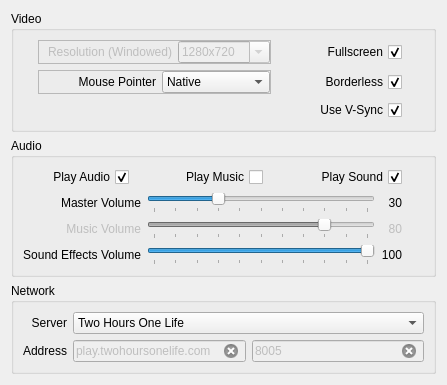
      <widget class="QWidget" name="tab_BasicSettings">
       <attribute name="title">
        <string>Basic Settings</string>
       </attribute>
       <layout class="QGridLayout" name="gridLayout_3">
        <item row="1" column="0" alignment="Qt::AlignTop">
         <widget class="QGroupBox" name="gBx_Audio">
          <property name="title">
           <string>Audio</string>
          </property>
          <layout class="QGridLayout" name="gridLayout_5">
           <item row="1" column="1">
            <widget class="QSlider" name="hSl_MasterVolume">
             <property name="enabled">
              <bool>true</bool>
             </property>
             <property name="acceptDrops">
              <bool>false</bool>
             </property>
             <property name="maximum">
              <number>100</number>
             </property>
             <property name="singleStep">
              <number>5</number>
             </property>
             <property name="value">
              <number>30</number>
             </property>
             <property name="sliderPosition">
              <number>30</number>
             </property>
             <property name="tracking">
              <bool>true</bool>
             </property>
             <property name="orientation">
              <enum>Qt::Horizontal</enum>
             </property>
             <property name="tickPosition">
              <enum>QSlider::TicksBelow</enum>
             </property>
             <property name="tickInterval">
              <number>10</number>
             </property>
            </widget>
           </item>
           <item row="2" column="2">
            <widget class="QLabel" name="lbl_MusicVolume_value">
             <property name="enabled">
              <bool>false</bool>
             </property>
             <property name="text">
              <string>80</string>
             </property>
             <property name="alignment">
              <set>Qt::AlignRight|Qt::AlignTrailing|Qt::AlignVCenter</set>
             </property>
            </widget>
           </item>
           <item row="1" column="0">
            <widget class="QLabel" name="lbl_MasterVolume">
             <property name="text">
              <string>Master Volume</string>
             </property>
             <property name="alignment">
              <set>Qt::AlignRight|Qt::AlignTrailing|Qt::AlignVCenter</set>
             </property>
            </widget>
           </item>
           <item row="3" column="1">
            <widget class="QSlider" name="hSl_SoundVolume">
             <property name="maximum">
              <number>100</number>
             </property>
             <property name="singleStep">
              <number>5</number>
             </property>
             <property name="value">
              <number>100</number>
             </property>
             <property name="sliderPosition">
              <number>100</number>
             </property>
             <property name="orientation">
              <enum>Qt::Horizontal</enum>
             </property>
             <property name="invertedAppearance">
              <bool>false</bool>
             </property>
             <property name="tickPosition">
              <enum>QSlider::TicksBelow</enum>
             </property>
             <property name="tickInterval">
              <number>10</number>
             </property>
            </widget>
           </item>
           <item row="1" column="2">
            <widget class="QLabel" name="lbl_MasterVolume_value">
             <property name="text">
              <string>30</string>
             </property>
             <property name="alignment">
              <set>Qt::AlignRight|Qt::AlignTrailing|Qt::AlignVCenter</set>
             </property>
            </widget>
           </item>
           <item row="2" column="1">
            <widget class="QSlider" name="hSl_MusicVolume">
             <property name="enabled">
              <bool>false</bool>
             </property>
             <property name="maximum">
              <number>100</number>
             </property>
             <property name="singleStep">
              <number>5</number>
             </property>
             <property name="value">
              <number>80</number>
             </property>
             <property name="sliderPosition">
              <number>80</number>
             </property>
             <property name="orientation">
              <enum>Qt::Horizontal</enum>
             </property>
             <property name="tickPosition">
              <enum>QSlider::TicksBelow</enum>
             </property>
             <property name="tickInterval">
              <number>10</number>
             </property>
            </widget>
           </item>
           <item row="3" column="0">
            <widget class="QLabel" name="lbl_SoundVolume">
             <property name="text">
              <string>Sound Effects Volume</string>
             </property>
             <property name="alignment">
              <set>Qt::AlignRight|Qt::AlignTrailing|Qt::AlignVCenter</set>
             </property>
            </widget>
           </item>
           <item row="3" column="2">
            <widget class="QLabel" name="lbl_SoundVolume_value">
             <property name="text">
              <string>100</string>
             </property>
             <property name="alignment">
              <set>Qt::AlignRight|Qt::AlignTrailing|Qt::AlignVCenter</set>
             </property>
            </widget>
           </item>
           <item row="2" column="0">
            <widget class="QLabel" name="lbl_MusicVolume">
             <property name="enabled">
              <bool>false</bool>
             </property>
             <property name="text">
              <string>Music Volume</string>
             </property>
             <property name="alignment">
              <set>Qt::AlignRight|Qt::AlignTrailing|Qt::AlignVCenter</set>
             </property>
            </widget>
           </item>
           <item row="1" column="3">
            <widget class="QPushButton" name="Btn_MasterVolume_Reset">
             <property name="maximumSize">
              <size>
               <width>16</width>
               <height>16</height>
              </size>
             </property>
             <property name="text">
              <string/>
             </property>
             <property name="icon">
              <iconset resource="resources.qrc">
               <normaloff>:/Images/Reset_Icon_16px</normaloff>:/Images/Reset_Icon_16px</iconset>
             </property>
             <property name="flat">
              <bool>true</bool>
             </property>
            </widget>
           </item>
           <item row="2" column="3">
            <widget class="QPushButton" name="Btn_MusicVolume_Reset">
             <property name="enabled">
              <bool>false</bool>
             </property>
             <property name="maximumSize">
              <size>
               <width>16</width>
               <height>16</height>
              </size>
             </property>
             <property name="text">
              <string/>
             </property>
             <property name="icon">
              <iconset resource="resources.qrc">
               <normaloff>:/Images/Reset_Icon_16px</normaloff>:/Images/Reset_Icon_16px</iconset>
             </property>
             <property name="flat">
              <bool>true</bool>
             </property>
            </widget>
           </item>
           <item row="3" column="3">
            <widget class="QPushButton" name="Btn_SoundVolume_Reset">
             <property name="maximumSize">
              <size>
               <width>16</width>
               <height>16</height>
              </size>
             </property>
             <property name="text">
              <string/>
             </property>
             <property name="icon">
              <iconset resource="resources.qrc">
               <normaloff>:/Images/Reset_Icon_16px</normaloff>:/Images/Reset_Icon_16px</iconset>
             </property>
             <property name="flat">
              <bool>true</bool>
             </property>
            </widget>
           </item>
           <item row="0" column="0" colspan="4">
            <widget class="QFrame" name="fr_AudioCheckBoxes">
             <property name="minimumSize">
              <size>
               <width>0</width>
               <height>0</height>
              </size>
             </property>
             <property name="frameShape">
              <enum>QFrame::NoFrame</enum>
             </property>
             <property name="frameShadow">
              <enum>QFrame::Raised</enum>
             </property>
             <layout class="QGridLayout" name="gridLayout_17">
              <property name="leftMargin">
               <number>0</number>
              </property>
              <property name="topMargin">
               <number>0</number>
              </property>
              <property name="rightMargin">
               <number>0</number>
              </property>
              <property name="bottomMargin">
               <number>0</number>
              </property>
              <item row="0" column="6">
               <spacer name="hSp_PlaySound">
                <property name="orientation">
                 <enum>Qt::Horizontal</enum>
                </property>
                <property name="sizeHint" stdset="0">
                 <size>
                  <width>15</width>
                  <height>20</height>
                 </size>
                </property>
               </spacer>
              </item>
              <item row="0" column="5">
               <widget class="QPushButton" name="Btn_PlayMusic_Reset">
                <property name="maximumSize">
                 <size>
                  <width>16</width>
                  <height>16</height>
                 </size>
                </property>
                <property name="statusTip">
                 <string>Reset Play Music Setting</string>
                </property>
                <property name="text">
                 <string/>
                </property>
                <property name="icon">
                 <iconset resource="resources.qrc">
                  <normaloff>:/Images/Reset_Icon_16px</normaloff>:/Images/Reset_Icon_16px</iconset>
                </property>
                <property name="checkable">
                 <bool>false</bool>
                </property>
                <property name="flat">
                 <bool>true</bool>
                </property>
               </widget>
              </item>
              <item row="0" column="1">
               <widget class="QCheckBox" name="cBx_PlayAudio">
                <property name="statusTip">
                 <string>Enable/Disable Audio</string>
                </property>
                <property name="layoutDirection">
                 <enum>Qt::RightToLeft</enum>
                </property>
                <property name="text">
                 <string>Play Audio</string>
                </property>
                <property name="checked">
                 <bool>true</bool>
                </property>
               </widget>
              </item>
              <item row="0" column="4">
               <widget class="QCheckBox" name="cBx_PlayMusic">
                <property name="enabled">
                 <bool>true</bool>
                </property>
                <property name="sizePolicy">
                 <sizepolicy hsizetype="Minimum" vsizetype="Fixed">
                  <horstretch>0</horstretch>
                  <verstretch>0</verstretch>
                 </sizepolicy>
                </property>
                <property name="statusTip">
                 <string>Enable/Disable Music</string>
                </property>
                <property name="layoutDirection">
                 <enum>Qt::RightToLeft</enum>
                </property>
                <property name="inputMethodHints">
                 <set>Qt::ImhNone</set>
                </property>
                <property name="text">
                 <string>Play Music</string>
                </property>
                <property name="checked">
                 <bool>false</bool>
                </property>
                <property name="IsVisible" stdset="0">
                 <bool>false</bool>
                </property>
               </widget>
              </item>
              <item row="0" column="3">
               <spacer name="hSp_PlayMusic">
                <property name="orientation">
                 <enum>Qt::Horizontal</enum>
                </property>
                <property name="sizeHint" stdset="0">
                 <size>
                  <width>15</width>
                  <height>20</height>
                 </size>
                </property>
               </spacer>
              </item>
              <item row="0" column="0">
               <spacer name="hSp_PlayAudio">
                <property name="orientation">
                 <enum>Qt::Horizontal</enum>
                </property>
                <property name="sizeHint" stdset="0">
                 <size>
                  <width>15</width>
                  <height>20</height>
                 </size>
                </property>
               </spacer>
              </item>
              <item row="0" column="7">
               <widget class="QCheckBox" name="cBx_PlaySound">
                <property name="statusTip">
                 <string>Enable/Disable Sound</string>
                </property>
                <property name="layoutDirection">
                 <enum>Qt::RightToLeft</enum>
                </property>
                <property name="text">
                 <string>Play Sound</string>
                </property>
                <property name="checked">
                 <bool>true</bool>
                </property>
               </widget>
              </item>
              <item row="0" column="2">
               <widget class="QPushButton" name="Btn_PlayAudio_Reset">
                <property name="maximumSize">
                 <size>
                  <width>16</width>
                  <height>16</height>
                 </size>
                </property>
                <property name="statusTip">
                 <string>Reset Play Audio Setting</string>
                </property>
                <property name="text">
                 <string/>
                </property>
                <property name="icon">
                 <iconset resource="resources.qrc">
                  <normaloff>:/Images/Reset_Icon_16px</normaloff>:/Images/Reset_Icon_16px</iconset>
                </property>
                <property name="iconSize">
                 <size>
                  <width>16</width>
                  <height>16</height>
                 </size>
                </property>
                <property name="flat">
                 <bool>true</bool>
                </property>
               </widget>
              </item>
              <item row="0" column="8">
               <widget class="QPushButton" name="Btn_PlaySound_Reset">
                <property name="maximumSize">
                 <size>
                  <width>16</width>
                  <height>16</height>
                 </size>
                </property>
                <property name="statusTip">
                 <string>Reset Play Sound Setting</string>
                </property>
                <property name="text">
                 <string/>
                </property>
                <property name="icon">
                 <iconset resource="resources.qrc">
                  <normaloff>:/Images/Reset_Icon_16px</normaloff>:/Images/Reset_Icon_16px</iconset>
                </property>
                <property name="flat">
                 <bool>true</bool>
                </property>
               </widget>
              </item>
             </layout>
            </widget>
           </item>
          </layout>
         </widget>
        </item>
        <item row="0" column="0" alignment="Qt::AlignTop">
         <widget class="QGroupBox" name="gBx_Video">
          <property name="sizePolicy">
           <sizepolicy hsizetype="Preferred" vsizetype="Preferred">
            <horstretch>0</horstretch>
            <verstretch>0</verstretch>
           </sizepolicy>
          </property>
          <property name="title">
           <string>Video</string>
          </property>
          <property name="checkable">
           <bool>false</bool>
          </property>
          <layout class="QGridLayout" name="gridLayout_6">
           <property name="verticalSpacing">
            <number>0</number>
           </property>
           <item row="2" column="0">
            <widget class="QFrame" name="fr_Video_01">
             <property name="frameShape">
              <enum>QFrame::NoFrame</enum>
             </property>
             <property name="frameShadow">
              <enum>QFrame::Raised</enum>
             </property>
             <property name="lineWidth">
              <number>0</number>
             </property>
             <layout class="QGridLayout" name="gridLayout_26">
              <property name="leftMargin">
               <number>0</number>
              </property>
              <property name="topMargin">
               <number>0</number>
              </property>
              <property name="rightMargin">
               <number>0</number>
              </property>
              <property name="bottomMargin">
               <number>0</number>
              </property>
              <item row="0" column="2">
               <widget class="QPushButton" name="Btn_Resolution_Reset">
                <property name="enabled">
                 <bool>false</bool>
                </property>
                <property name="maximumSize">
                 <size>
                  <width>16</width>
                  <height>16</height>
                 </size>
                </property>
                <property name="text">
                 <string/>
                </property>
                <property name="icon">
                 <iconset resource="resources.qrc">
                  <normaloff>:/Images/Reset_Icon_16px</normaloff>:/Images/Reset_Icon_16px</iconset>
                </property>
                <property name="flat">
                 <bool>true</bool>
                </property>
               </widget>
              </item>
              <item row="2" column="4">
               <widget class="QCheckBox" name="cBx_VSync">
                <property name="layoutDirection">
                 <enum>Qt::RightToLeft</enum>
                </property>
                <property name="text">
                 <string>Use V-Sync</string>
                </property>
                <property name="checked">
                 <bool>true</bool>
                </property>
               </widget>
              </item>
              <item row="0" column="1">
               <widget class="QFrame" name="fr_Resolution">
                <property name="frameShape">
                 <enum>QFrame::StyledPanel</enum>
                </property>
                <property name="frameShadow">
                 <enum>QFrame::Raised</enum>
                </property>
                <layout class="QGridLayout" name="gridLayout_15">
                 <property name="topMargin">
                  <number>0</number>
                 </property>
                 <property name="rightMargin">
                  <number>0</number>
                 </property>
                 <property name="bottomMargin">
                  <number>0</number>
                 </property>
                 <item row="1" column="1">
                  <widget class="QComboBox" name="Btn_Resolution">
                   <property name="enabled">
                    <bool>false</bool>
                   </property>
                   <property name="editable">
                    <bool>true</bool>
                   </property>
                   <property name="currentIndex">
                    <number>1</number>
                   </property>
                   <item>
                    <property name="text">
                     <string>1920x1080</string>
                    </property>
                   </item>
                   <item>
                    <property name="text">
                     <string>1280x720</string>
                    </property>
                   </item>
                   <item>
                    <property name="text">
                     <string>1600x900</string>
                    </property>
                   </item>
                  </widget>
                 </item>
                 <item row="1" column="0">
                  <widget class="QLabel" name="lbl_Resolution">
                   <property name="enabled">
                    <bool>false</bool>
                   </property>
                   <property name="text">
                    <string>Resolution (Windowed)</string>
                   </property>
                   <property name="alignment">
                    <set>Qt::AlignRight|Qt::AlignTrailing|Qt::AlignVCenter</set>
                   </property>
                  </widget>
                 </item>
                </layout>
               </widget>
              </item>
              <item row="0" column="4">
               <widget class="QCheckBox" name="cBx_Fullscreen">
                <property name="layoutDirection">
                 <enum>Qt::RightToLeft</enum>
                </property>
                <property name="text">
                 <string>Fullscreen</string>
                </property>
                <property name="checked">
                 <bool>true</bool>
                </property>
               </widget>
              </item>
              <item row="2" column="3">
               <spacer name="hSp_VSync">
                <property name="orientation">
                 <enum>Qt::Horizontal</enum>
                </property>
                <property name="sizeHint" stdset="0">
                 <size>
                  <width>15</width>
                  <height>20</height>
                 </size>
                </property>
               </spacer>
              </item>
              <item row="0" column="5">
               <widget class="QPushButton" name="Btn_Fullscreen_Reset">
                <property name="maximumSize">
                 <size>
                  <width>16</width>
                  <height>16</height>
                 </size>
                </property>
                <property name="text">
                 <string/>
                </property>
                <property name="icon">
                 <iconset resource="resources.qrc">
                  <normaloff>:/Images/Reset_Icon_16px</normaloff>:/Images/Reset_Icon_16px</iconset>
                </property>
                <property name="iconSize">
                 <size>
                  <width>16</width>
                  <height>16</height>
                 </size>
                </property>
                <property name="flat">
                 <bool>true</bool>
                </property>
               </widget>
              </item>
              <item row="0" column="0">
               <spacer name="hSp_Resolution">
                <property name="orientation">
                 <enum>Qt::Horizontal</enum>
                </property>
                <property name="sizeHint" stdset="0">
                 <size>
                  <width>15</width>
                  <height>20</height>
                 </size>
                </property>
               </spacer>
              </item>
              <item row="0" column="3">
               <spacer name="hSp_Fullscreen">
                <property name="orientation">
                 <enum>Qt::Horizontal</enum>
                </property>
                <property name="sizeHint" stdset="0">
                 <size>
                  <width>15</width>
                  <height>20</height>
                 </size>
                </property>
               </spacer>
              </item>
              <item row="2" column="5">
               <widget class="QPushButton" name="Btn_VSync_Reset">
                <property name="maximumSize">
                 <size>
                  <width>16</width>
                  <height>16</height>
                 </size>
                </property>
                <property name="text">
                 <string/>
                </property>
                <property name="icon">
                 <iconset>
                  <normaloff>Assets/Reset_16px_Hover.png</normaloff>Assets/Reset_16px_Hover.png</iconset>
                </property>
                <property name="iconSize">
                 <size>
                  <width>16</width>
                  <height>16</height>
                 </size>
                </property>
                <property name="flat">
                 <bool>true</bool>
                </property>
               </widget>
              </item>
              <item row="1" column="3">
               <spacer name="hSp_Borderless">
                <property name="orientation">
                 <enum>Qt::Horizontal</enum>
                </property>
                <property name="sizeHint" stdset="0">
                 <size>
                  <width>15</width>
                  <height>20</height>
                 </size>
                </property>
               </spacer>
              </item>
              <item row="1" column="4">
               <widget class="QCheckBox" name="cBx_Borderless">
                <property name="layoutDirection">
                 <enum>Qt::RightToLeft</enum>
                </property>
                <property name="text">
                 <string>Borderless</string>
                </property>
                <property name="checked">
                 <bool>true</bool>
                </property>
               </widget>
              </item>
              <item row="1" column="5">
               <widget class="QPushButton" name="Btn_Borderless_Reset">
                <property name="maximumSize">
                 <size>
                  <width>16</width>
                  <height>16</height>
                 </size>
                </property>
                <property name="text">
                 <string/>
                </property>
                <property name="icon">
                 <iconset resource="resources.qrc">
                  <normaloff>:/Images/Reset_Icon_16px</normaloff>:/Images/Reset_Icon_16px</iconset>
                </property>
                <property name="iconSize">
                 <size>
                  <width>16</width>
                  <height>16</height>
                 </size>
                </property>
                <property name="default">
                 <bool>false</bool>
                </property>
                <property name="flat">
                 <bool>true</bool>
                </property>
               </widget>
              </item>
              <item row="1" column="1">
               <widget class="QFrame" name="fr_MousePointer">
                <property name="frameShape">
                 <enum>QFrame::StyledPanel</enum>
                </property>
                <property name="frameShadow">
                 <enum>QFrame::Raised</enum>
                </property>
                <layout class="QGridLayout" name="gridLayout_16">
                 <property name="topMargin">
                  <number>0</number>
                 </property>
                 <property name="rightMargin">
                  <number>0</number>
                 </property>
                 <property name="bottomMargin">
                  <number>0</number>
                 </property>
                 <item row="0" column="1">
                  <widget class="QComboBox" name="Btn_MousePointer">
                   <item>
                    <property name="text">
                     <string>Native</string>
                    </property>
                   </item>
                   <item>
                    <property name="text">
                     <string>Drawn</string>
                    </property>
                   </item>
                   <item>
                    <property name="text">
                     <string>Both</string>
                    </property>
                   </item>
                  </widget>
                 </item>
                 <item row="0" column="0">
                  <widget class="QLabel" name="lbl_MousePointer">
                   <property name="text">
                    <string>Mouse Pointer</string>
                   </property>
                   <property name="alignment">
                    <set>Qt::AlignRight|Qt::AlignTrailing|Qt::AlignVCenter</set>
                   </property>
                  </widget>
                 </item>
                </layout>
               </widget>
              </item>
              <item row="1" column="2">
               <widget class="QPushButton" name="Btn_MousePointer_Reset">
                <property name="maximumSize">
                 <size>
                  <width>16</width>
                  <height>16</height>
                 </size>
                </property>
                <property name="text">
                 <string/>
                </property>
                <property name="icon">
                 <iconset resource="resources.qrc">
                  <normaloff>:/Images/Reset_Icon_16px</normaloff>:/Images/Reset_Icon_16px</iconset>
                </property>
                <property name="flat">
                 <bool>true</bool>
                </property>
               </widget>
              </item>
              <item row="1" column="0">
               <spacer name="hSp_MousePointer">
                <property name="orientation">
                 <enum>Qt::Horizontal</enum>
                </property>
                <property name="sizeHint" stdset="0">
                 <size>
                  <width>15</width>
                  <height>20</height>
                 </size>
                </property>
               </spacer>
              </item>
             </layout>
            </widget>
           </item>
          </layout>
         </widget>
        </item>
        <item row="2" column="0" alignment="Qt::AlignTop">
         <widget class="QGroupBox" name="gBx_Network">
          <property name="title">
           <string>Network</string>
          </property>
          <layout class="QGridLayout" name="gridLayout_4">
           <item row="0" column="0">
            <widget class="QLabel" name="lbl_Server">
             <property name="text">
              <string>Server</string>
             </property>
             <property name="alignment">
              <set>Qt::AlignRight|Qt::AlignTrailing|Qt::AlignVCenter</set>
             </property>
            </widget>
           </item>
           <item row="0" column="1" colspan="2">
            <widget class="QComboBox" name="cBx_Server">
             <item>
              <property name="text">
               <string>Two Hours One Life</string>
              </property>
             </item>
             <item>
              <property name="text">
               <string>Custom Server Address</string>
              </property>
             </item>
            </widget>
           </item>
           <item row="1" column="0">
            <widget class="QLabel" name="lbl_ServerAddress">
             <property name="text">
              <string>Address</string>
             </property>
             <property name="alignment">
              <set>Qt::AlignRight|Qt::AlignTrailing|Qt::AlignVCenter</set>
             </property>
            </widget>
           </item>
           <item row="1" column="1">
            <widget class="QLineEdit" name="LE_ServerAddress">
             <property name="enabled">
              <bool>false</bool>
             </property>
             <property name="text">
              <string>play.twohoursonelife.com</string>
             </property>
             <property name="readOnly">
              <bool>false</bool>
             </property>
             <property name="placeholderText">
              <string>play.twohoursonelife.com</string>
             </property>
             <property name="clearButtonEnabled">
              <bool>true</bool>
             </property>
            </widget>
           </item>
           <item row="1" column="2">
            <widget class="QLineEdit" name="LE_ServerPort">
             <property name="enabled">
              <bool>false</bool>
             </property>
             <property name="text">
              <string>8005</string>
             </property>
             <property name="alignment">
              <set>Qt::AlignLeading|Qt::AlignLeft|Qt::AlignVCenter</set>
             </property>
             <property name="readOnly">
              <bool>true</bool>
             </property>
             <property name="placeholderText">
              <string>8005</string>
             </property>
             <property name="clearButtonEnabled">
              <bool>true</bool>
             </property>
            </widget>
           </item>
          </layout>
         </widget>
        </item>
        <item row="3" column="0">
         <spacer name="vSp_BasicSettings">
          <property name="orientation">
           <enum>Qt::Vertical</enum>
          </property>
          <property name="sizeType">
           <enum>QSizePolicy::Expanding</enum>
          </property>
          <property name="sizeHint" stdset="0">
           <size>
            <width>0</width>
            <height>0</height>
           </size>
          </property>
         </spacer>
        </item>
       </layout>
      </widget>
